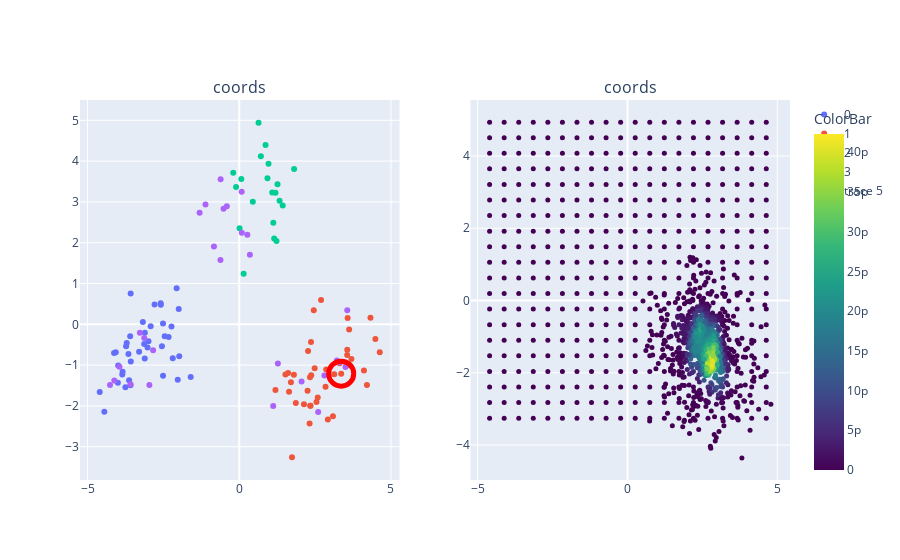

Notebook code for this chart:
### Code cell
from plotly import tools

title= 'coords'
fig_subplots = tools.make_subplots(rows=1, cols=2,subplot_titles=tuple([title]*2))

for trace in figwl:
    fig_subplots.append_trace(trace, 1, 1)
    

trace= go.Scatter(
    x= granted[:,0],
    y= granted[:,1],
    #z= grid_likes,
    mode= 'markers',
    marker= {
        'color':grid_likes,
        'colorbar': go.scatter.marker.ColorBar(
            title= 'ColorBar'
        ),
        'colorscale':'Viridis',
        'line': {'width': 0},
        'size': 5,
        'symbol': 'circle',
      "opacity": 1
      }
)

fig_subplots.append_trace(trace, 1,2)

iplot(fig_subplots)

### Figure 1 — Plotly figure (JSON) as saved in the notebook; plotly's stock layout.template omitted (floating-point values rounded to 4 significant figures; data arrays with more than 128 entries replaced by an {"elided": "..."} marker saying what was removed)
{"data": [{"mode": "markers", "name": "0", "type": "scatter", "x": [-3.71, -4.002, -2.514, -3.58, -3.302, -2.513, -2.064, -2.458, -3.179, -3.586, -4.071, -3.73, -4.6, -3.753, -2.992, -3.023, -2.33, -4.127, -3.135, -3.112, -3.597, -2.921, -2.192, -2.549, -3.654, -1.979, -2.028, -3.857, -2.793, -3.577, -3.632, -1.602, -2.592, -2.587, -3.116, -3.846, -4.448, -3.991, -2.235, -1.996], "xaxis": "x", "y": [-0.4604, -1.432, 0.01757, 0.7534, -0.6714, -1.261, 0.8846, -0.2947, 0.05361, -1.497, -0.6873, -0.5384, -1.659, -1.544, -0.4157, -0.5703, -0.3087, -0.7053, -0.4811, -0.2079, -0.2924, -0.04774, -0.8294, -0.5377, -0.7257, -0.7845, -1.361, -1.233, 0.4831, -0.9087, -1.37, -1.289, 0.5184, 0.4806, -0.8384, -1.165, -2.146, -1.013, -0.05589, 0.3748], "yaxis": "y"}, {"mode": "markers", "name": "1", "type": "scatter", "x": [4.208, 2.365, 1.641, 3.637, 2.844, 1.521, 2.349, 3.557, 3.224, 1.192, 3.31, 3.087, 3.131, 2.919, 2.268, 4.486, 2.485, 1.864, 2.252, 4.109, 2.371, 3.622, 1.739, 1.801, 3.537, 3.696, 2.545, 4.325, 3.572, 3.559, 1.702, 1.608, 2.586, 2.132, 2.456, 2.866, 3.36, 2.318, 2.695, 2.339, 2.332, 4.631], "xaxis": "x", "y": [-1.49, -0.4326, -1.652, -1.002, -1.531, -1.231, -1.999, -0.7496, -0.9324, -1.609, -0.9515, -2.253, -1.222, -2.331, -0.6538, -0.3577, -1.074, -1.926, -1.626, -1.131, -1.246, -0.1261, -3.258, -1.239, -0.9616, -0.8502, -1.902, 0.1599, 0.1545, -0.6208, -1.42, -1.195, -1.796, -1.961, 0.3434, -1.109, -1.209, -2.433, 0.5946, -1.996, -1.296, -0.6872], "yaxis": "y"}, {"mode": "markers", "name": "2", "type": "scatter", "x": [-0.1994, 0.6351, 0.9292, 1.086, 0.9639, 1.329, 1.431, -0.1062, 1.227, 1.26, 0.06689, 0.1442, 1.807, 0.8657, 0.7113, 0.009395, 1.193, 1.151, 0.4461, 1.122], "xaxis": "x", "y": [3.716, 4.94, 3.578, 3.23, 3.934, 3.029, 2.912, 3.367, 2.039, 3.432, 3.562, 1.238, 3.806, 4.395, 4.116, 2.355, 3.227, 2.1, 3.005, 2.491], "yaxis": "y"}, {"mode": "markers", "name": "3", "type": "scatter", "x": [-0.4117, 1.273, -0.5177, -0.6208, 3.559, -1.114, -0.6148, 0.07846, 0.3499, -4.119, 0.2668, -3.133, -0.8348, 1.118, 2.807, -3.277, 2.053, -2.841, 0.08455, -1.308, 3.502, -2.963, -3.585, -4.261, 3.217, -3.95, 2.601, 3.303], "xaxis": "x", "y": [2.892, -0.9583, 2.833, 1.575, 0.3445, 2.936, 3.555, 3.25, 1.703, -1.378, 2.193, -0.337, 1.908, -2.005, -1.252, -0.2066, -1.404, -0.6355, 2.247, 2.735, -1.045, -1.485, -1.467, -1.49, -0.8894, -1.038, -2.147, -0.9325], "yaxis": "y"}, {"marker": {"color": "rgba(135, 206, 250, 0)", "line": {"color": "red", "width": 5}, "opacity": 1, "size": 25}, "mode": "markers", "showlegend": false, "type": "scatter", "x": [3.36], "xaxis": "x", "y": [-1.209], "yaxis": "y"}, {"marker": {"color": {"elided": "2400 float values"}, "colorbar": {"title": {"text": "ColorBar"}}, "colorscale": [[0, "#440154"], [0.1111, "#482878"], [0.2222, "#3e4989"], [0.3333, "#31688e"], [0.4444, "#26828e"], [0.5556, "#1f9e89"], [0.6667, "#35b779"], [0.7778, "#6ece58"], [0.8889, "#b5de2b"], [1, "#fde725"]], "line": {"width": 0}, "opacity": 1, "size": 5, "symbol": "circle"}, "mode": "markers", "type": "scatter", "x": {"elided": "2400 float values"}, "xaxis": "x2", "y": {"elided": "2400 float values"}, "yaxis": "y2"}], "layout": {"annotations": [{"font": {"size": 16}, "showarrow": false, "text": "coords", "x": 0.225, "xanchor": "center", "xref": "paper", "y": 1, "yanchor": "bottom", "yref": "paper"}, {"font": {"size": 16}, "showarrow": false, "text": "coords", "x": 0.775, "xanchor": "center", "xref": "paper", "y": 1, "yanchor": "bottom", "yref": "paper"}], "xaxis": {"anchor": "y", "domain": [0, 0.45]}, "xaxis2": {"anchor": "y2", "domain": [0.55, 1]}, "yaxis": {"anchor": "x", "domain": [0, 1]}, "yaxis2": {"anchor": "x2", "domain": [0, 1]}}}
